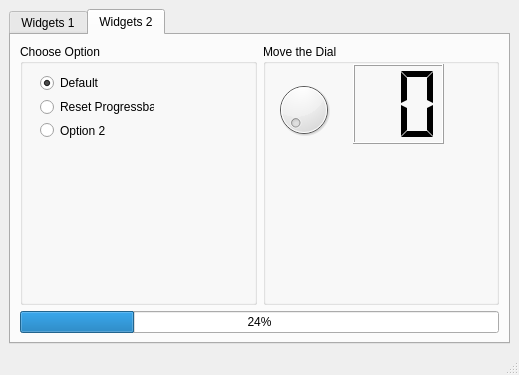
<?xml version="1.0" encoding="UTF-8"?>
<ui version="4.0">
 <class>MainWindow</class>
 <widget class="QMainWindow" name="MainWindow">
  <property name="geometry">
   <rect>
    <x>0</x>
    <y>0</y>
    <width>519</width>
    <height>375</height>
   </rect>
  </property>
  <property name="windowTitle">
   <string>MainWindow</string>
  </property>
  <widget class="QWidget" name="centralwidget">
   <layout class="QGridLayout" name="gridLayout">
    <item row="0" column="1">
     <widget class="QTabWidget" name="tabWidget_1">
      <property name="font">
       <font>
        <weight>50</weight>
        <bold>false</bold>
       </font>
      </property>
      <property name="currentIndex">
       <number>1</number>
      </property>
      <widget class="QWidget" name="tab_widgets_1">
       <property name="toolTip">
        <string/>
       </property>
       <property name="statusTip">
        <string/>
       </property>
       <attribute name="title">
        <string>Widgets 1</string>
       </attribute>
       <layout class="QVBoxLayout" name="verticalLayout">
        <item>
         <layout class="QVBoxLayout" name="verticalLayout_tab_1">
          <item>
           <widget class="QTabWidget" name="tabWidget_2">
            <property name="accessibleName">
             <string/>
            </property>
            <property name="currentIndex">
             <number>1</number>
            </property>
            <widget class="QWidget" name="tab_tree">
             <property name="statusTip">
              <string/>
             </property>
             <attribute name="title">
              <string>Tree</string>
             </attribute>
             <layout class="QHBoxLayout" name="horizontalLayout">
              <item>
               <layout class="QVBoxLayout" name="verticalLayout_2">
                <item>
                 <widget class="QTreeWidget" name="treeWidget">
                  <column>
                   <property name="text">
                    <string>Header 1</string>
                   </property>
                  </column>
                  <column>
                   <property name="text">
                    <string>New Column</string>
                   </property>
                  </column>
                  <item>
                   <property name="text">
                    <string>Item1</string>
                   </property>
                   <item>
                    <property name="text">
                     <string>Subitem1</string>
                    </property>
                   </item>
                  </item>
                 </widget>
                </item>
               </layout>
              </item>
             </layout>
            </widget>
            <widget class="QWidget" name="tab_calendar">
             <property name="statusTip">
              <string/>
             </property>
             <attribute name="title">
              <string>Calendar</string>
             </attribute>
             <layout class="QVBoxLayout" name="verticalLayout_3">
              <item>
               <widget class="QDateEdit" name="dateEdit">
                <property name="alignment">
                 <set>Qt::AlignCenter</set>
                </property>
               </widget>
              </item>
              <item>
               <widget class="QCalendarWidget" name="calendarWidget"/>
              </item>
             </layout>
            </widget>
           </widget>
          </item>
         </layout>
        </item>
       </layout>
      </widget>
      <widget class="QWidget" name="tab_widgets_2">
       <property name="toolTip">
        <string/>
       </property>
       <property name="statusTip">
        <string/>
       </property>
       <attribute name="title">
        <string>Widgets 2</string>
       </attribute>
       <layout class="QGridLayout" name="gridLayout_2">
        <item row="0" column="0">
         <widget class="QGroupBox" name="groupBox">
          <property name="title">
           <string>Choose Option</string>
          </property>
          <widget class="QWidget" name="">
           <property name="geometry">
            <rect>
             <x>20</x>
             <y>30</y>
             <width>114</width>
             <height>65</height>
            </rect>
           </property>
           <layout class="QVBoxLayout" name="verticalLayout_4">
            <item>
             <widget class="QRadioButton" name="radioButton">
              <property name="statusTip">
               <string>This is the default option</string>
              </property>
              <property name="text">
               <string>Default</string>
              </property>
              <property name="checked">
               <bool>true</bool>
              </property>
             </widget>
            </item>
            <item>
             <widget class="QRadioButton" name="radioButton_2">
              <property name="statusTip">
               <string>Click to reset the Progress bar</string>
              </property>
              <property name="text">
               <string>Reset Progressbar</string>
              </property>
             </widget>
            </item>
            <item>
             <widget class="QRadioButton" name="radioButton_3">
              <property name="statusTip">
               <string>Option 2:  Select to...</string>
              </property>
              <property name="text">
               <string>Option 2</string>
              </property>
             </widget>
            </item>
           </layout>
          </widget>
         </widget>
        </item>
        <item row="0" column="1">
         <widget class="QGroupBox" name="groupBox_2">
          <property name="title">
           <string>Move the Dial</string>
          </property>
          <widget class="QWidget" name="verticalLayoutWidget">
           <property name="geometry">
            <rect>
             <x>10</x>
             <y>30</y>
             <width>61</width>
             <height>71</height>
            </rect>
           </property>
           <layout class="QVBoxLayout" name="verticalLayout_5">
            <item>
             <widget class="QDial" name="dial"/>
            </item>
           </layout>
          </widget>
          <widget class="QWidget" name="verticalLayoutWidget_2">
           <property name="geometry">
            <rect>
             <x>90</x>
             <y>20</y>
             <width>91</width>
             <height>80</height>
            </rect>
           </property>
           <layout class="QVBoxLayout" name="verticalLayout_6">
            <item>
             <widget class="QLCDNumber" name="lcdNumber">
              <property name="digitCount">
               <number>2</number>
              </property>
              <property name="mode">
               <enum>QLCDNumber::Dec</enum>
              </property>
              <property name="segmentStyle">
               <enum>QLCDNumber::Flat</enum>
              </property>
             </widget>
            </item>
           </layout>
          </widget>
         </widget>
        </item>
        <item row="1" column="0" colspan="2">
         <widget class="QProgressBar" name="progressBar">
          <property name="value">
           <number>24</number>
          </property>
         </widget>
        </item>
       </layout>
      </widget>
     </widget>
    </item>
   </layout>
  </widget>
  <widget class="QMenuBar" name="menubar">
   <property name="geometry">
    <rect>
     <x>0</x>
     <y>0</y>
     <width>519</width>
     <height>21</height>
    </rect>
   </property>
  </widget>
  <widget class="QStatusBar" name="statusbar">
   <property name="statusTip">
    <string>Status bar</string>
   </property>
  </widget>
 </widget>
 <tabstops>
  <tabstop>tabWidget_2</tabstop>
 </tabstops>
 <resources/>
 <connections>
  <connection>
   <sender>dial</sender>
   <signal>valueChanged(int)</signal>
   <receiver>lcdNumber</receiver>
   <slot>display(int)</slot>
   <hints>
    <hint type="sourcelabel">
     <x>303</x>
     <y>115</y>
    </hint>
    <hint type="destinationlabel">
     <x>385</x>
     <y>127</y>
    </hint>
   </hints>
  </connection>
  <connection>
   <sender>radioButton_2</sender>
   <signal>clicked()</signal>
   <receiver>progressBar</receiver>
   <slot>reset()</slot>
   <hints>
    <hint type="sourcelabel">
     <x>60</x>
     <y>124</y>
    </hint>
    <hint type="destinationlabel">
     <x>68</x>
     <y>331</y>
    </hint>
   </hints>
  </connection>
 </connections>
</ui>
